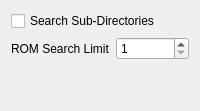
             <widget class="QWidget" name="tab_2">
              <attribute name="title">
               <string>ROM Browser</string>
              </attribute>
              <layout class="QVBoxLayout" name="verticalLayout_5">
               <item>
                <widget class="QCheckBox" name="searchSubDirectoriesCheckbox">
                 <property name="text">
                  <string>Search Sub-Directories</string>
                 </property>
                </widget>
               </item>
               <item>
                <layout class="QHBoxLayout" name="horizontalLayout_3">
                 <item>
                  <widget class="QLabel" name="label_2">
                   <property name="text">
                    <string>ROM Search Limit</string>
                   </property>
                  </widget>
                 </item>
                 <item>
                  <widget class="QSpinBox" name="romSearchLimitSpinBox">
                   <property name="minimum">
                    <number>1</number>
                   </property>
                   <property name="maximum">
                    <number>9999</number>
                   </property>
                  </widget>
                 </item>
                </layout>
               </item>
               <item>
                <spacer name="verticalSpacer_5">
                 <property name="orientation">
                  <enum>Qt::Vertical</enum>
                 </property>
                 <property name="sizeHint" stdset="0">
                  <size>
                   <width>20</width>
                   <height>40</height>
                  </size>
                 </property>
                </spacer>
               </item>
              </layout>
             </widget>
